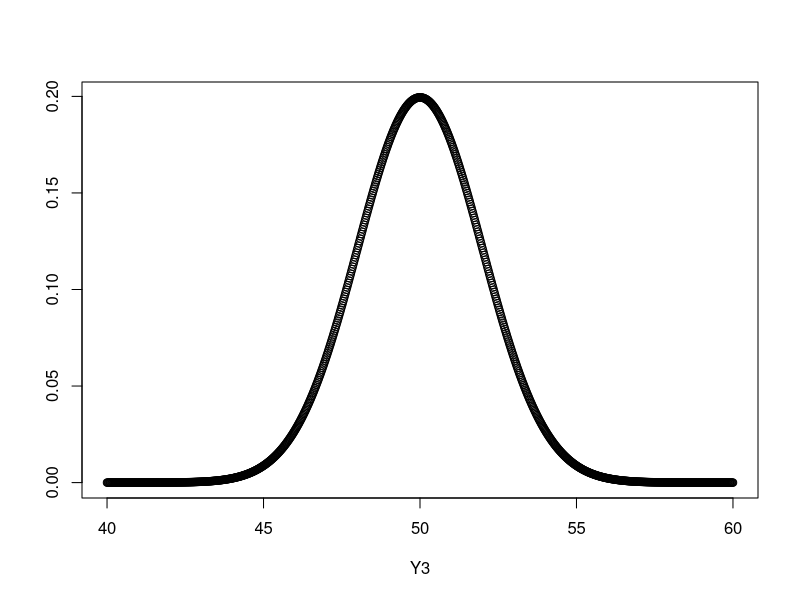
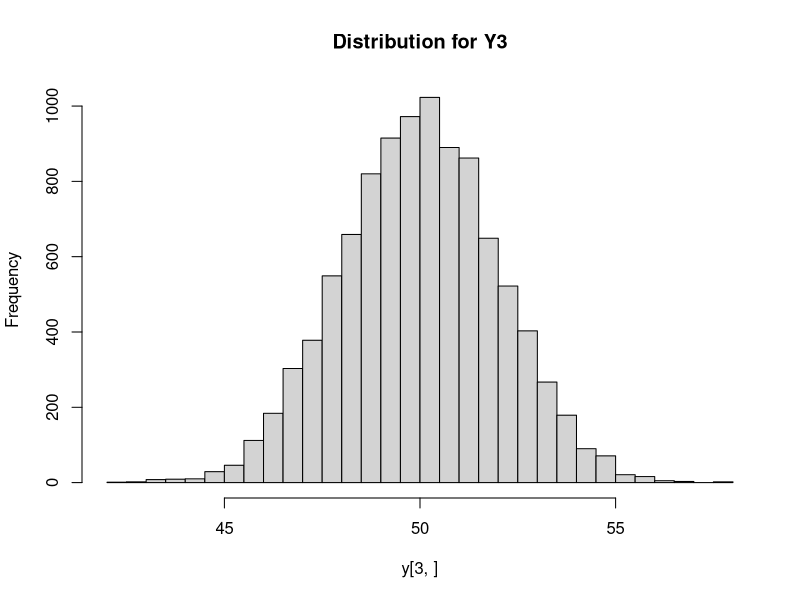
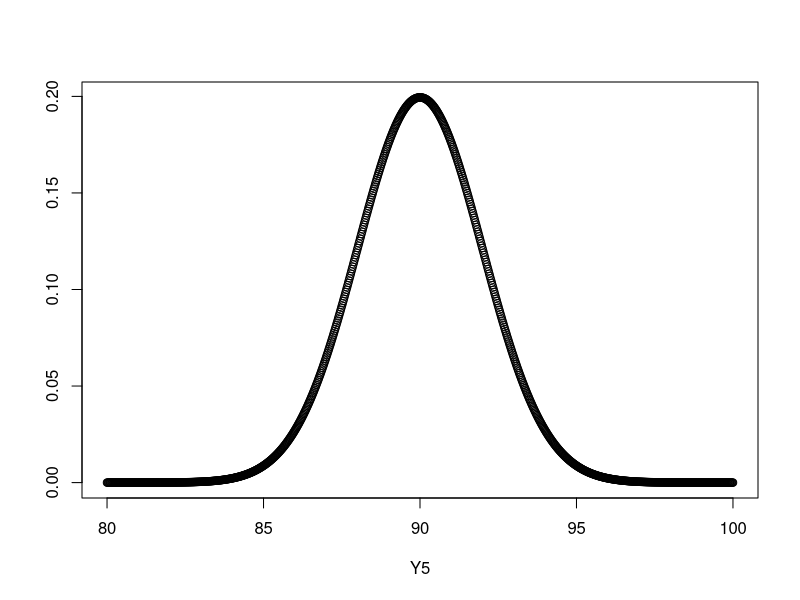
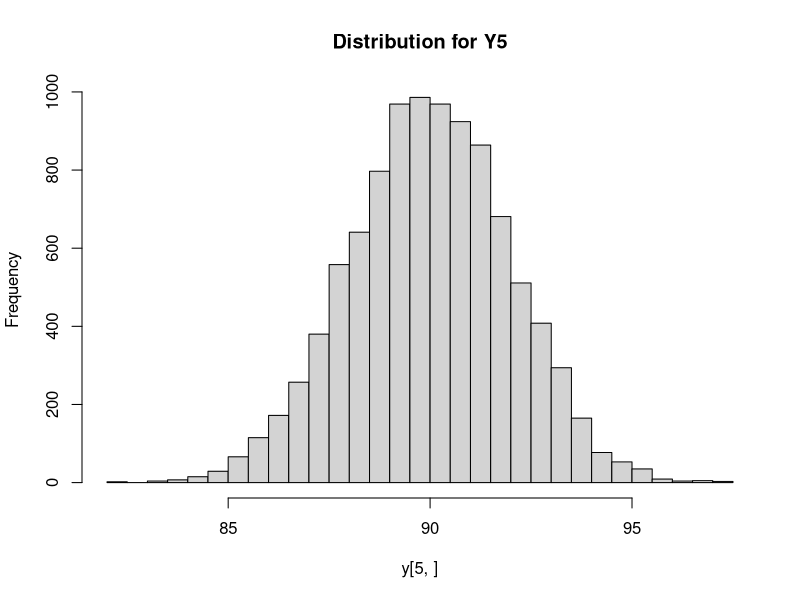
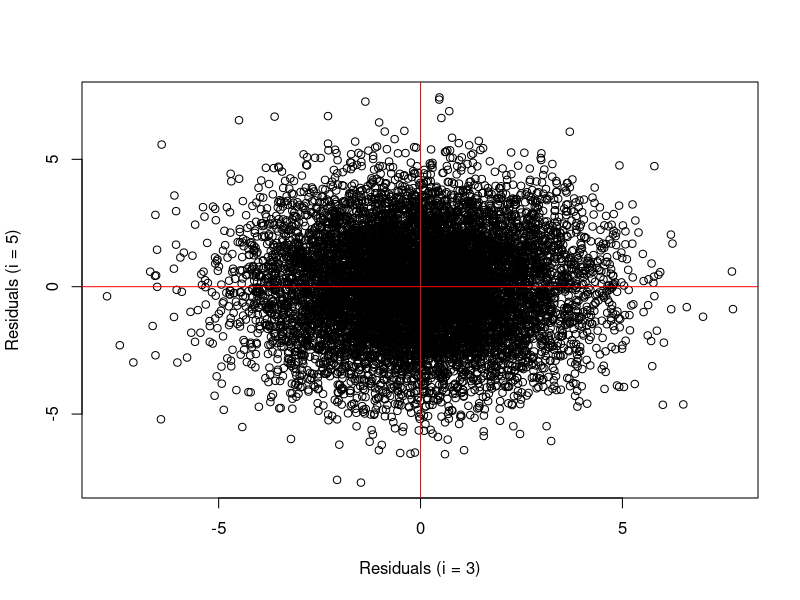
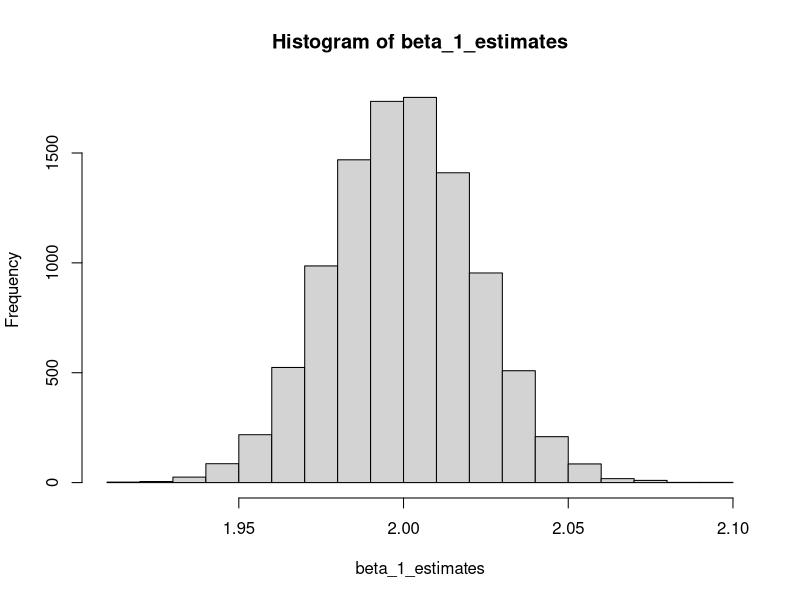
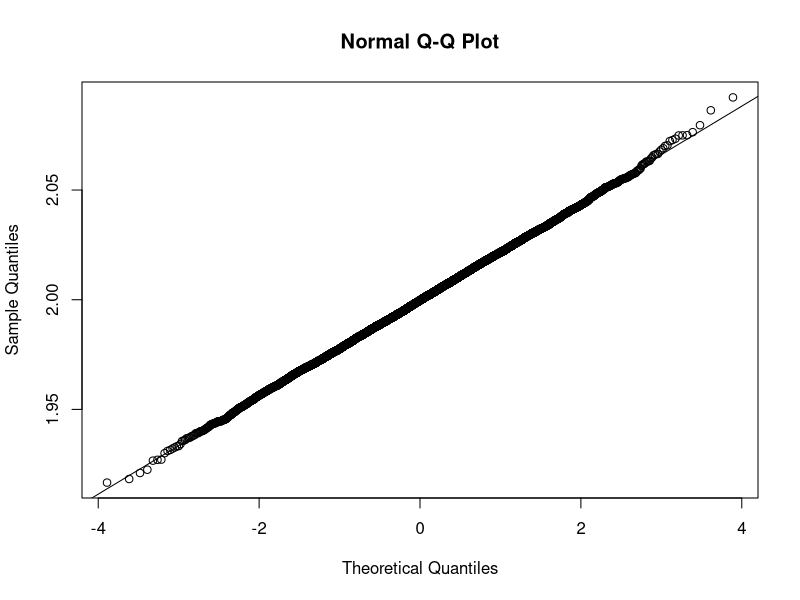

The R source for these figures, in order:
## ---- chunk 1
knitr::opts_chunk$set(echo = TRUE)
## ---- chunk 2
set.seed(123)
## ---- chunk 3
# Initialize the population parameters and the simulation size
beta_0 <- 10
beta_1 <- 2
err_var <- 4
n_sim <- 10000
n <- n_sim * 10

# Initialize a vector with varying levels for the predictor
x <- seq(from = 0, to = 90, by = 10)

# Initialize a matrix to hold the outcomes for the simulations
y <- matrix(
  data = rep(NA, times = length(x) * n_sim),
  nrow = length(x), ncol = n_sim
)
## ---- chunk 4
# During each simulation, for each level of the predictor, sample from the 
# conditional probability distribution of the response
for (i in 1:n_sim) y[, i] <- beta_0 + beta_1 * x + rnorm(length(x), sd = sqrt(err_var))
## ---- chunk 5
x[3]
x[5]
## ---- chunk 6
x_3_mean <- 50
x_3 <- seq(from = 40, to = 60, length = 1000)
y_3 <- dnorm(x_3, mean = x_3_mean, sd = sqrt(err_var))
plot(x_3, y_3, xlab = "Y3", ylab = "")
## ---- chunk 7
hist(y[3, ], breaks = 50, main = "Distribution for Y3")
## ---- chunk 8
x_5_mean <- 90
x_5 <- seq(from = 80, to = 100, length = 1000)
y_5 <- dnorm(x_5, mean = x_5_mean, sd = sqrt(err_var))
plot(x_5, y_5, xlab = "Y5", ylab = "")
## ---- chunk 9
hist(y[5, ], breaks = 50, main = "Distribution for Y5")
## ---- chunk 10
i_3_res <- y[3, ] - x_3_mean
i_5_res <- y[5, ] - x_5_mean
plot(i_3_res, i_5_res, xlab = "Residuals (i = 3)", ylab = "Residuals (i = 5)")
abline(h = 0, col = "red")
abline(v = 0, col = "red")
## ---- chunk 11
vars <- rep(NA, times = nrow(y))
for (i in 1:nrow(y)) vars[i] <- var(y[i, ])
## ---- chunk 12
# First, calculate the mean of the conditional probability distributions of Y
estimated_means <- beta_0 + beta_1 * x

# Second, calculate the residuals
errors <- sweep(y, MARGIN = 1, STATS = estimated_means, FUN = "-")

# Third, sum the squared errors and divide by the appropriate degress of freedom
mse <- sum(errors^2) / (n - 2)
## ---- chunk 13
beta_1_estimates <- rep(NA, times = ncol(y))
for (i in 1:ncol(y)) beta_1_estimates[i] <- glm(y[, i] ~ x)$coefficients[2]
## ---- chunk 14
hist(beta_1_estimates)
## ---- chunk 15
qqnorm(beta_1_estimates)
qqline(beta_1_estimates)
